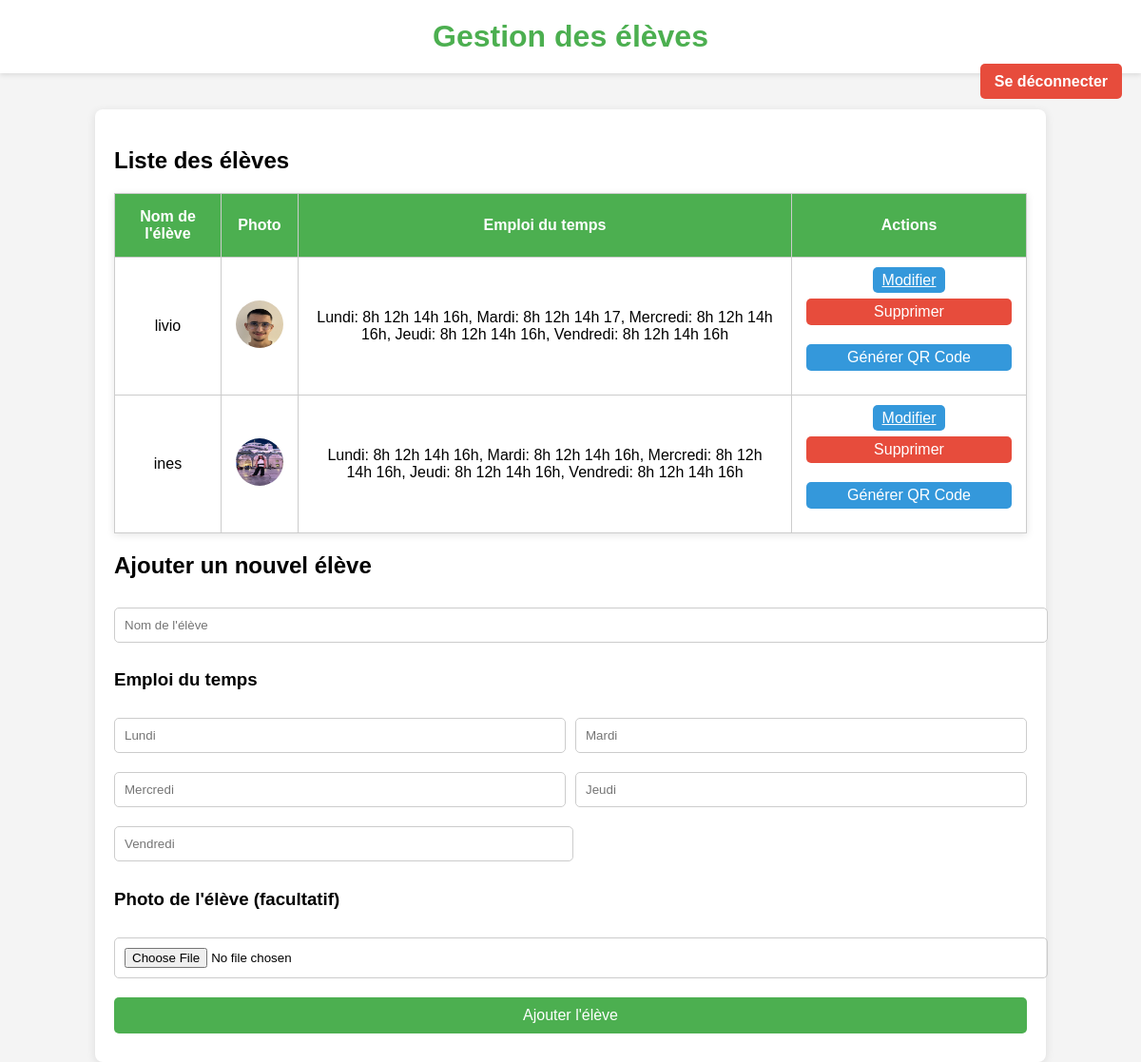
Before: /admin (signed in) with the older database file.
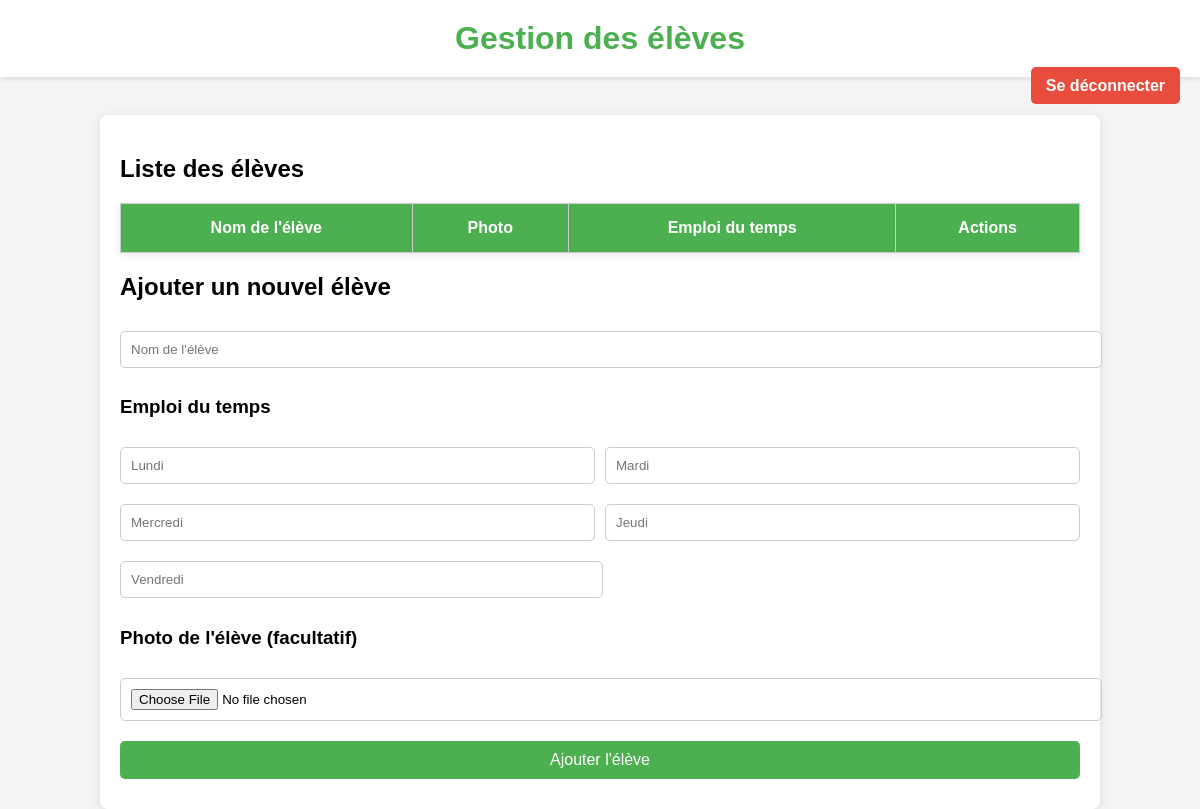
After: the same page with the newer database file.
### tables this page shows
CREATE TABLE eleves (
            id INTEGER PRIMARY KEY AUTOINCREMENT,
            nom_eleve TEXT UNIQUE,
            autorise INTEGER DEFAULT 0
        , photo TEXT, emploi_du_temps TEXT);

### app.py (the view)
@app.route('/admin')
def admin():
    if not session.get('admin'):
        flash("Accès non autorisé. Veuillez vous connecter.", "danger")
        return redirect(url_for('login'))
    conn = sqlite3.connect(DB_FILE)
    cursor = conn.cursor()
    cursor.execute("SELECT nom_eleve, photo, emploi_du_temps FROM eleves")
    eleves = cursor.fetchall()
    conn.close()
    return render_template('admin.html', eleves=eleves)

### templates/admin.html (shortened to what this page needs)
<!DOCTYPE html>
<html lang="fr">
<head>
</head>
<body>
    <h1>Gestion des élèves</h1>
    <div class="logout-btn">
        <a href="{{ url_for('logout') }}">Se déconnecter</a>
    </div>
    <div class="container">
        <h2>Liste des élèves</h2>
        <table>
            <thead>
                <tr>
                    <th>Nom de l'élève</th>
                    <th>Photo</th>
                    <th>Emploi du temps</th>
                    <th>Actions</th>
                </tr>
            </thead>
            <tbody>
                {% for eleve in eleves %}
                    <tr>
                        <td>{{ eleve[0] }}</td>
                        <td><img src="{{ eleve[1] }}" alt="Photo de l'élève"></td>
                        <td>{{ eleve[2] }}</td>
                        <td>
                            <a href="{{ url_for('edit_eleve', nom_eleve=eleve[0]) }}" class="generate-qr-btn">Modifier</a>
                            <form action="{{ url_for('delete_eleve', nom_eleve=eleve[0]) }}" method="post" style="display:inline;">
                                <button type="submit" class="delete-btn">Supprimer</button>
                            </form>
                            <form action="{{ url_for('generate_qr') }}" method="post" style="display:inline;">
                                <button type="submit" class="generate-qr-btn">Générer QR Code</button>
                            </form>
                        </td>
                    </tr>
                {% endfor %}
            </tbody>
        </table>
        <h2>Ajouter un nouvel élève</h2>
        <form action="/add_eleve" method="post" enctype="multipart/form-data">
            <input type="text" name="nom_eleve" placeholder="Nom de l'élève" required>
            <h3>Emploi du temps</h3>
            <div class="form-row">
                <input type="text" name="lundi" placeholder="Lundi" required>
                <input type="text" name="mardi" placeholder="Mardi" required>
            </div>
            <div class="form-row">
                <input type="text" name="mercredi" placeholder="Mercredi" required>
                <input type="text" name="jeudi" placeholder="Jeudi" required>
            </div>
            <div class="form-row">
                <input type="text" name="vendredi" placeholder="Vendredi" required>
            </div>
            <h3>Photo de l'élève (facultatif)</h3>
            <input type="file" name="photo" accept="image/*">
            <button type="submit">Ajouter l'élève</button>
        </form>
    </div>
</body>
</html>

### templates/admin.html (style rules this page uses)
body { font-family: Arial, sans-serif; background: #f4f4f4; margin: 0; padding: 0; }
h1 { text-align: center; color: #4CAF50; padding: 20px 0; margin: 0; background-color: #ffffff; box-shadow: 0 2px 5px rgba(0, 0, 0, 0.1); }
.logout-btn { text-align: right; margin-bottom: 20px; padding-right: 20px; }
.logout-btn a { background-color: #e74c3c; color: white; padding: 10px 15px; text-decoration: none; border-radius: 5px; font-weight: bold; }
.container { width: 80%; margin: 0 auto; padding: 20px; background-color: white; box-shadow: 0 2px 10px rgba(0, 0, 0, 0.1); border-radius: 8px; }
form input, form button, form textarea { width: 100%; padding: 10px; margin: 10px 0; border: 1px solid #ccc; border-radius: 5px; }
form button { background-color: #4CAF50; color: white; font-size: 16px; cursor: pointer; border: none; transition: background-color 0.3s; }
.form-row { display: flex; justify-content: space-between; gap: 10px; }
.form-row input { width: 48%; }
table { width: 100%; border-collapse: collapse; background-color: white; box-shadow: 0 2px 8px rgba(0, 0, 0, 0.1); }
th, td { padding: 15px; text-align: center; border: 1px solid #ccc; }
th { background-color: #4CAF50; color: white; }

Changed rows visible on the page:
removed eleves: nom_eleve "livio", shows a picture, emploi_du_temps "Lundi: 8h 12h 14h 16h, Mardi: 8h 12h 14h 17, Mercredi: 8h 12h 14h 16h, Jeudi: 8h 12h 14h 16h, Vendredi: 8h 12h 14h 16h"
removed eleves: nom_eleve "ines", shows a picture, emploi_du_temps "Lundi: 8h 12h 14h 16h, Mardi: 8h 12h 14h 16h, Mercredi: 8h 12h 14h 16h, Jeudi: 8h 12h 14h 16h, Vendredi: 8h 12h 14h 16h"
